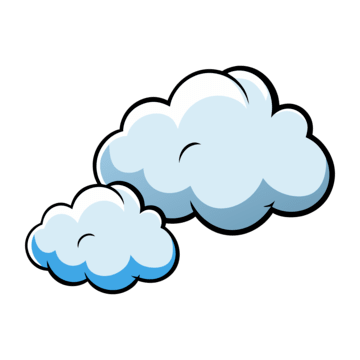
#> input picture 02_preprocessing/cloud.png, 360 x 360 px
$ jupyter execute --allow-errors 08_word_cloud.ipynb   (shell and % lines are left out)
#> lines starting #> are read from the running program, lines starting #| are printed output that depends on the picture; after the words box and inside, x2 and y2 are one past the last pixel; in counts of white or black regions, pixels touching at a corner belong together
# 워드 클라우드 (word cloud)

- 목적/용도: 문서/리뷰/뉴스에서 자주 등장하는 키워드를 한눈에 파악하는 “탐색(EDA)용 요약 시각화”
- 빈도 vs 중요도: 단순 빈도 외에도 TF-IDF(문서 내 중요도) 같은 가중치를 크기로 쓸 수 있음
- 전처리에서 특히 중요한 것
    - 불용어(조사/관사) 제거 + 표제어/어간 통일(예: kept/keep)
    - 필요하면 n-gram(예: ‘고객 이탈’, ‘머신 러닝’) 도 단어처럼 묶어서 표현
- 주의점(해석): 크기는 “많이 나온 정도”일 뿐이라 긍/부정, 문맥, 원인을 직접 말해주진 않음 → 다른 분석(감성/토픽 등)과 같이 보는 게 좋음
- 옵션 팁: 마스크 이미지 적용(형태 지정), max_words, min_freq, 색상/폰트(한글은 폰트 지정 필요)로 가독성 조절 가능

1. 텍스트 전처리
2. 단어 빈도 계산
3. 단어 크기 결정
4. 단어 배치
5. 시각화

#### 데이터 준비

[cell 1]
# https://drive.google.com/file/d/1yXNdduc6iAxtZo0BMuGDttVW7A90mFQ-/view?usp=sharing
import gdown    # 구글 드라이브 파일을 파이썬에서 내려받는 라이브러리

id = '1yXNdduc6iAxtZo0BMuGDttVW7A90mFQ-'
url = f'https://drive.google.com/uc?id={id}'
output = 'sms_spem.csv'

gdown.download(url,output)
#> (this line was passed over: gdown is not available in this run)

[cell 2]
import numpy as np
import pandas as pd
from konlpy.tag import Okt
from collections import Counter
from wordcloud import WordCloud
import matplotlib.pyplot as plt

#> (a cell that did not finish here is left out)

#> (a cell that did not finish here is left out)

#> (a cell that did not finish here is left out)

#> (a cell that did not finish here is left out)

[cell 7]
# 불용어 처리
ko_stopwords=["및","더","수"]
#> (the rest of this cell did not finish here and is left out)

#> (a cell that did not finish here is left out)

[cell 9]
plt.figure(figsize=(10,10))
#> (the rest of this cell did not finish here and is left out)

#> (a cell that did not finish here is left out)

#> (a cell that did not finish here is left out)

#> (a cell that did not finish here is left out)

[cell 13]
from PIL import Image

#> (the rest of this cell did not finish here and is left out)

[cell 14]
from PIL import Image
import numpy as np
from wordcloud import WordCloud
import matplotlib.pyplot as plt

img = Image.open('cloud.png').convert('RGBA')       # 이미지파일을 RGBA(투명도 포함)로 로드
#> img is the input picture: PIL image 360x360 RGBA; mean R, G, B, A 53.9, 61.1, 65, 78.5
alpha = np.array(img)[:,:,3]                        # 알파 채널만 추출(0=투명, 255=불투명)
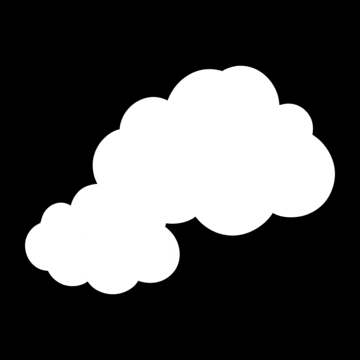
#> alpha: shape (360, 360); min 0, max 255, mean 78.5

mask= np.where(alpha > 0,255,0).astype(np.uint8)    # 불투명(구름) 영역 = 255, 투명(배경) 영역 = 0로 이진 마스크 생성
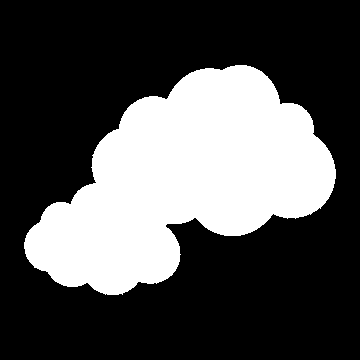
#> mask: shape (360, 360); 31.4% white; 1 white region, box (x1, y1, x2, y2) and area: (24, 65, 336, 295) 40662
mask = 255 - mask   # 마스크 반전 (배경/구름 영역이 반대로 적용될 때 사용)

#> (the rest of this cell did not finish here and is left out)
